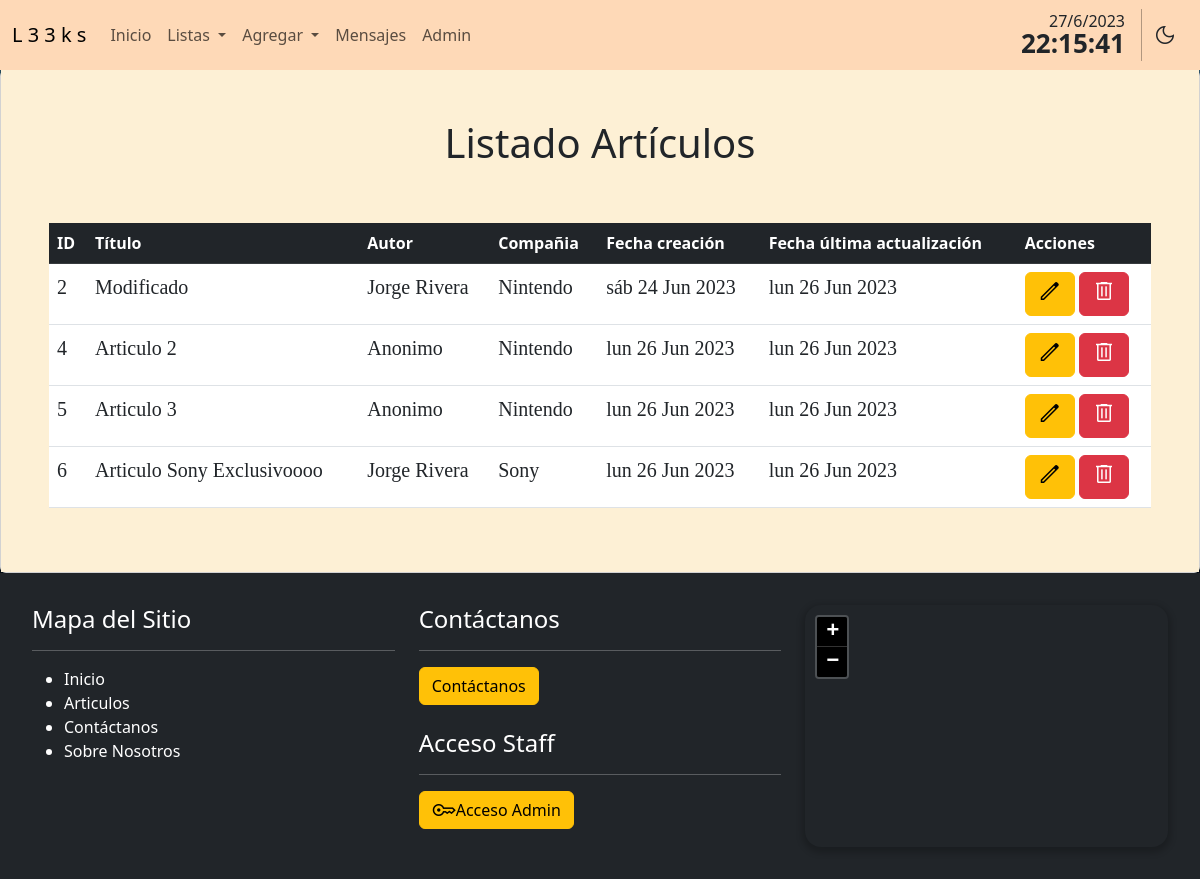
Before: /crud/articulos/ with the older database file.
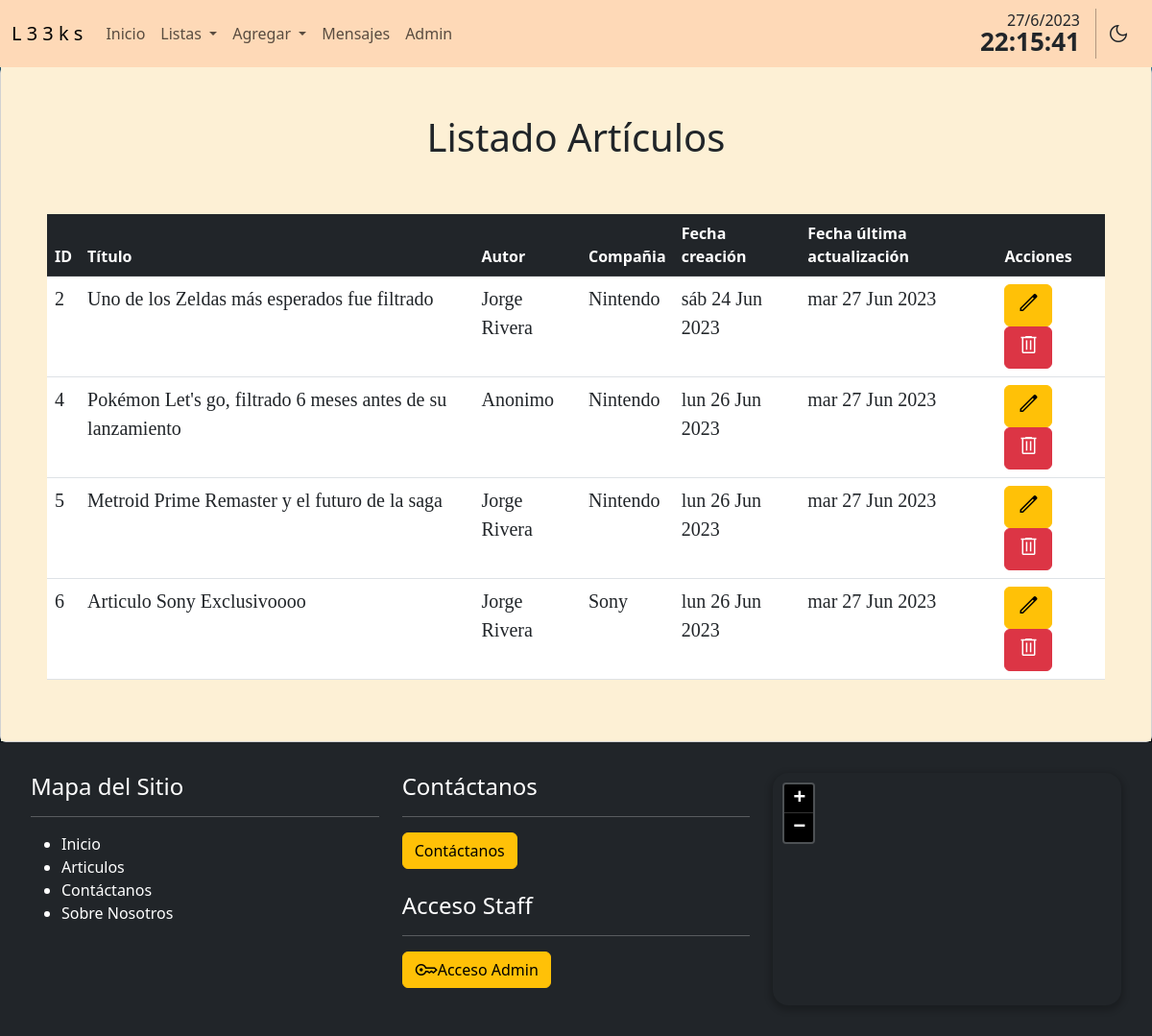
After: the same page with the newer database file.
### crud/models.py (models this page shows, shortened)
class Articulo(models.Model):
    titulo = models.CharField(max_length=255)
    autor = models.CharField(max_length=255,default='Anonimo')
    html_body = models.CharField(max_length=4096)
    headerImage = models.ImageField(verbose_name='ImagenHeader',upload_to='articles',null=True,blank=True)
    articleImage = models.ImageField(verbose_name='ImagenArticulo',upload_to='articles',null=True,blank=True)
    id_compania = models.ForeignKey(Compania, on_delete=models.CASCADE)
    creacion = models.DateTimeField(verbose_name='Fecha Registro', auto_now_add=True)
    actualizacion = models.DateTimeField(verbose_name='Fecha Actualización', auto_now=True)

class Compania(models.Model):
    nombre = models.CharField(max_length=64)
    creacion = models.DateTimeField(verbose_name='Fecha Registro', auto_now_add=True)
    def __str__(self):
        return str(self.nombre)

### crud/views.py (the view)
# urls.py: path('articulos/', listado_articulos, name="lista-articulos"),
def listado_articulos(request):
    context = {'articulos':Articulo.objects.all()}
    return render(request,'crud/articulos.html',context)

### crud/templates/crud/articulos.html (shortened to what this page needs)
{% extends 'crud/base.html' %}
{% load static %}
{% block first_content %}
<section>
<div class="container principal ">
    <div class="card px-5 ">
        <div class="card-body fondo p-5">
    <h1 class="p-5 text-center">Listado Artículos</h1>
        <div class="table-responsive">
            <table class="table table-hover">
                <thead class="table-dark">
                    <tr>
                        <th>ID</th>
                        <th>Título</th>
                        <th>Autor</th>
                        <th>Compañia</th>
                        <th>Fecha creación</th>
                        <th>Fecha última actualización</th>
                        <th>Acciones</th>
                    </tr>
                </thead>
                <tbody>
                    {% for a in articulos %}
                    <tr>
                        <td class="articulo-index texto-fila ">{{a.id}}</td>
                        <td class="articulo-index texto-fila">{{a.titulo}}</td>
                        <td class="articulo-index texto-fila">
                            {{a.autor }}
                        </td>
                        <td class="articulo-index texto-fila">
                            {{a.id_compania}}
                        </td>
                        <td class="articulo-index texto-fila">{{a.creacion|date:"D d M Y"}}</td>
                        <td class="articulo-index texto-fila">{{a.actualizacion|date:"D d M Y"}}</td>
                        <td>
                            <a class="btn btn-warning" href="{% url 'editar-articulo' idArticulo=a.id %}">
                                <span class="material-symbols-outlined">
                                </span>
                            </a>
                            <a class="btn btn-danger modal-borrar" data-bs-toggle="modal" data-bs-target="#staticBackdrop" data-href="{% url 'eliminar-articulo' idArticulo=a.id %}">
                                <span class="material-symbols-outlined">
                                </span>
                            </a>
                        </td>
                    </tr>
                    {% endfor %}
                </tbody>
            </table>
        </div>
    </div>
    </div>
</div>
</section>
{% endblock %}

Changed rows visible on the page:
changed Articulo id 2: titulo "Modificado" → "Uno de los Zeldas más esperados fue filtrado"; actualizacion "lun 26 Jun 2023" → "mar 27 Jun 2023"
changed Articulo "Anonimo": titulo "Articulo 2" → "Pokémon Let's go, filtrado 6 meses antes de su lanzamiento"; actualizacion "lun 26 Jun 2023" → "mar 27 Jun 2023"
changed Articulo id 5: titulo "Articulo 3" → "Metroid Prime Remaster y el futuro de la saga"; autor "Anonimo" → "Jorge Rivera"; actualizacion "lun 26 Jun 2023" → "mar 27 Jun 2023"
changed Articulo "Articulo Sony Exclusivoooo": actualizacion "lun 26 Jun 2023" → "mar 27 Jun 2023"
